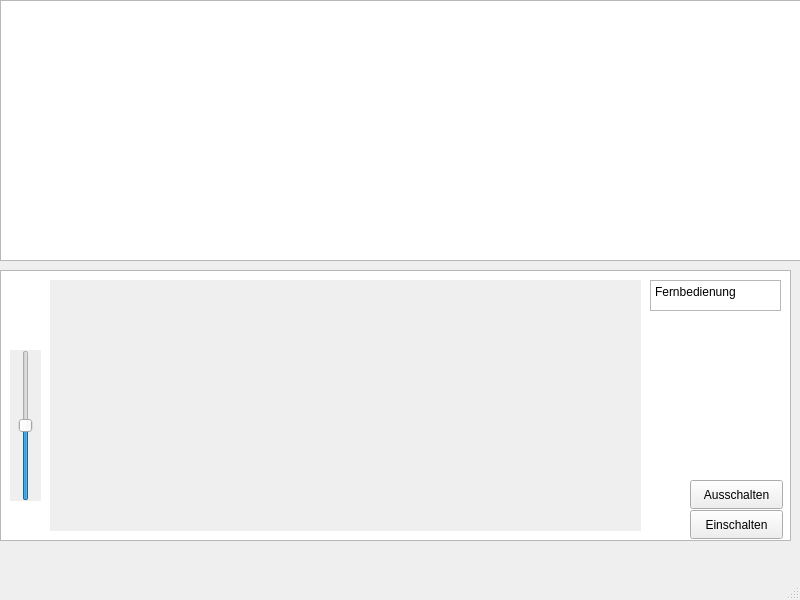
<?xml version="1.0" encoding="UTF-8"?>
<ui version="4.0">
 <class>MainWindow</class>
 <widget class="QMainWindow" name="MainWindow">
  <property name="geometry">
   <rect>
    <x>0</x>
    <y>0</y>
    <width>800</width>
    <height>600</height>
   </rect>
  </property>
  <property name="windowTitle">
   <string>MainWindow</string>
  </property>
  <widget class="QWidget" name="centralwidget">
   <widget class="QGraphicsView" name="graphicsView">
    <property name="geometry">
     <rect>
      <x>0</x>
      <y>0</y>
      <width>801</width>
      <height>261</height>
     </rect>
    </property>
   </widget>
   <widget class="QGraphicsView" name="graphicsView_2">
    <property name="geometry">
     <rect>
      <x>0</x>
      <y>270</y>
      <width>791</width>
      <height>271</height>
     </rect>
    </property>
   </widget>
   <widget class="QTextBrowser" name="textBrowser_2">
    <property name="geometry">
     <rect>
      <x>650</x>
      <y>280</y>
      <width>131</width>
      <height>31</height>
     </rect>
    </property>
    <property name="html">
     <string>&lt;!DOCTYPE HTML PUBLIC &quot;-//W3C//DTD HTML 4.0//EN&quot; &quot;http://www.w3.org/TR/REC-html40/strict.dtd&quot;&gt;
&lt;html&gt;&lt;head&gt;&lt;meta name=&quot;qrichtext&quot; content=&quot;1&quot; /&gt;&lt;meta charset=&quot;utf-8&quot; /&gt;&lt;style type=&quot;text/css&quot;&gt;
p, li { white-space: pre-wrap; }
hr { height: 1px; border-width: 0; }
li.unchecked::marker { content: &quot;\2610&quot;; }
li.checked::marker { content: &quot;\2612&quot;; }
&lt;/style&gt;&lt;/head&gt;&lt;body style=&quot; font-family:'Segoe UI'; font-size:9pt; font-weight:400; font-style:normal;&quot;&gt;
&lt;p style=&quot; margin-top:0px; margin-bottom:0px; margin-left:0px; margin-right:0px; -qt-block-indent:0; text-indent:0px;&quot;&gt;Fernbedienung&lt;/p&gt;&lt;/body&gt;&lt;/html&gt;</string>
    </property>
   </widget>
   <widget class="QPushButton" name="pushButtonEinschalten">
    <property name="geometry">
     <rect>
      <x>690</x>
      <y>510</y>
      <width>93</width>
      <height>29</height>
     </rect>
    </property>
    <property name="text">
     <string>Einschalten</string>
    </property>
   </widget>
   <widget class="QSlider" name="verticalSliderHelligkeit">
    <property name="geometry">
     <rect>
      <x>10</x>
      <y>350</y>
      <width>31</width>
      <height>151</height>
     </rect>
    </property>
    <property name="autoFillBackground">
     <bool>true</bool>
    </property>
    <property name="maximum">
     <number>100</number>
    </property>
    <property name="value">
     <number>50</number>
    </property>
    <property name="orientation">
     <enum>Qt::Orientation::Vertical</enum>
    </property>
   </widget>
   <widget class="QPushButton" name="pushButtonAusschalten">
    <property name="geometry">
     <rect>
      <x>690</x>
      <y>480</y>
      <width>93</width>
      <height>29</height>
     </rect>
    </property>
    <property name="text">
     <string>Ausschalten</string>
    </property>
   </widget>
   <widget class="QLabel" name="labelAnzeige">
    <property name="geometry">
     <rect>
      <x>50</x>
      <y>280</y>
      <width>591</width>
      <height>251</height>
     </rect>
    </property>
    <property name="autoFillBackground">
     <bool>true</bool>
    </property>
    <property name="text">
     <string/>
    </property>
   </widget>
  </widget>
  <widget class="QMenuBar" name="menubar">
   <property name="geometry">
    <rect>
     <x>0</x>
     <y>0</y>
     <width>800</width>
     <height>25</height>
    </rect>
   </property>
  </widget>
  <widget class="QStatusBar" name="statusbar"/>
 </widget>
 <resources/>
 <connections/>
</ui>
